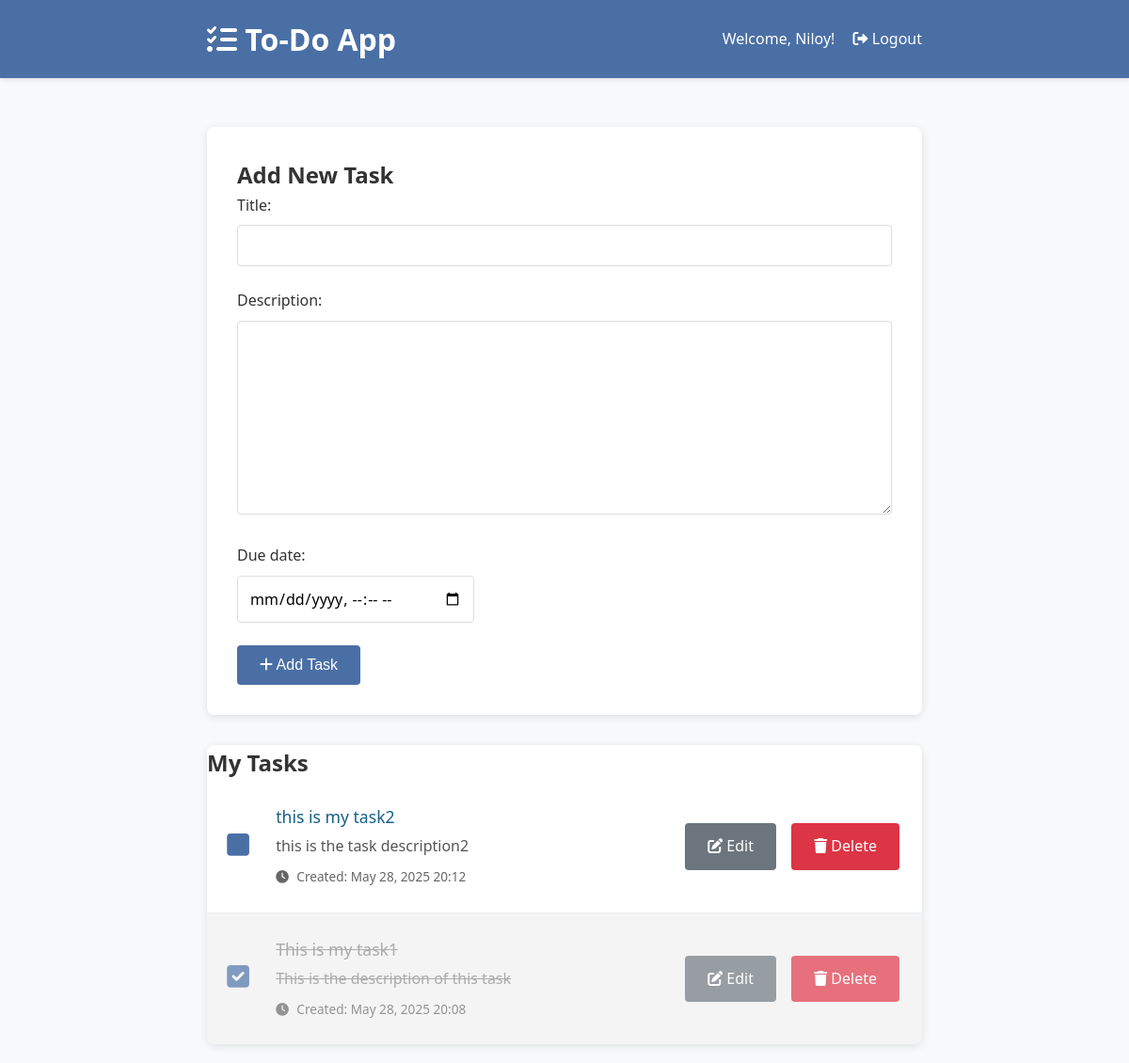
Screenshot of / (signed in) with the database file from the repository.
### todoapp/models.py (models this page shows, shortened)
class Task(models.Model):
    user = models.ForeignKey(User, on_delete=models.CASCADE, null=True, blank=True)
    title = models.CharField(max_length=200)
    description = models.TextField(null=True, blank=True)
    complete = models.BooleanField(default=False)
    created = models.DateTimeField(auto_now_add=True)
    due_date = models.DateTimeField(null=True, blank=True)
    class Meta:
        ordering = ['complete', 'due_date']

### todoapp/views.py (the view, shortened to what this page needs)
# urls.py: path('', views.task_list, name='task_list'),
@login_required
def task_list(request):
    tasks = Task.objects.filter(user=request.user)
    form = TaskForm()
    context = {'tasks': tasks, 'form': form}
    return render(request, 'todoapp/task_list.html', context)

### todoapp/forms.py
class TaskForm(forms.ModelForm):
    due_date = forms.DateTimeField(
        widget=forms.DateTimeInput(attrs={'type': 'datetime-local'}),
        required=False
    )
    class Meta:
        model = Task
        fields = ['title', 'description', 'due_date']

### todoapp/templates/todoapp/task_list.html (shortened to what this page needs)
{% extends 'todoapp/base.html' %}
{% block content %}
<div class="form-container">
    <h2>Add New Task</h2>
    <form method="POST">
        <div class="form-group">
            {{ form.title.label_tag }}
            {{ form.title }}
        </div>
        <div class="form-group">
            {{ form.description.label_tag }}
            {{ form.description }}
        </div>
        <div class="form-group">
            {{ form.due_date.label_tag }}
            {{ form.due_date }}
        </div>
        <button type="submit" class="btn btn-primary">
            <i class="fas fa-plus"></i> Add Task
        </button>
    </form>
</div>
<div class="task-list">
    <h2>My Tasks</h2>
    {% if tasks %}
        {% for task in tasks %}
            <div class="task-item {% if task.complete %}completed{% endif %}">
                <div class="task-content">
                    <form action="{% url 'toggle_task' task.id %}" method="POST" class="task-toggle-form">
                        <button type="submit" class="task-checkbox">
                            <i class="fas {% if task.complete %}fa-check-square{% else %}fa-square{% endif %}"></i>
                        </button>
                    </form>
                    <div class="task-details">
                        <h3 class="task-title">{{ task.title }}</h3>
                        {% if task.description %}
                            <p class="task-description">{{ task.description }}</p>
                        {% endif %}
                        <p class="task-created">
                            <i class="fas fa-clock"></i>
                            Created: {{ task.created|date:"M d, Y H:i" }}
                        </p>
                    </div>
                </div>
                <div class="task-actions">
                    <a href="{% url 'update_task' task.id %}" class="btn btn-secondary">
                        <i class="fas fa-edit"></i> Edit
                    </a>
                    <a href="{% url 'delete_task' task.id %}" class="btn btn-danger">
                        <i class="fas fa-trash"></i> Delete
                    </a>
                </div>
            </div>
        {% endfor %}
    {% else %}
        <div class="empty-state">
            <i class="fas fa-clipboard-list fa-3x"></i>
            <h3>No tasks yet</h3>
            <p>Add your first task using the form above</p>
        </div>
    {% endif %}
</div>
{% endblock %}

### todoapp/templates/todoapp/base.html (shortened to what this page needs)
<!DOCTYPE html>
<html lang="en">
<head>
    {% load static %}
    <link rel="stylesheet" href="{% static 'todoapp/style.css' %}">
    <link rel="stylesheet" href="https://cdnjs.cloudflare.com/ajax/libs/font-awesome/6.0.0/css/all.min.css">
</head>
<body>
    <header>
        <div class="header-content">
            <h1><i class="fas fa-tasks"></i> To-Do App</h1>
            <nav>
                {% if user.is_authenticated %}
                    <span>Welcome, {{ user.username }}!</span>
                    <a href="{% url 'logout' %}"><i class="fas fa-sign-out-alt"></i> Logout</a>
                {% else %}
                    <a href="{% url 'login' %}"><i class="fas fa-sign-in-alt"></i> Login</a>
                    <a href="{% url 'register' %}"><i class="fas fa-user-plus"></i> Register</a>
                {% endif %}
            </nav>
        </div>
    </header>
    <main class="container">
        {% block content %}
        {% endblock %}
    </main>
</body>
</html>

### static/todoapp/style.css (style rules this page uses)
:root { --primary-color: #4a6fa5; --secondary-color: #166088; --accent-color: #4fc3f7; --background-color: #f8f9fa; --text-color: #333; --light-gray: #e9ecef; --white: #ffffff; --danger: #dc3545; --success: #28a745; }
* { box-sizing: border-box; margin: 0; padding: 0; }
.task-actions a { color: #fff !important; }
body { font-family: 'Segoe UI', Tahoma, Geneva, Verdana, sans-serif; line-height: 1.6; color: var(--text-color); background-color: var(--background-color); padding: 0; margin: 0; }
.container { max-width: 800px; margin: 0 auto; padding: 20px; }
header { background-color: var(--primary-color); color: var(--white); padding: 1rem 0; margin-bottom: 2rem; box-shadow: 0 2px 4px rgba(0, 0, 0, 0.1); }
.header-content { display: flex; justify-content: space-between; align-items: center; max-width: 800px; margin: 0 auto; padding: 0 20px; }
header a { color: var(--white); text-decoration: none; margin-left: 15px; font-weight: 500; transition: opacity 0.3s; }
.form-container { background-color: var(--white); padding: 2rem; border-radius: 8px; box-shadow: 0 2px 10px rgba(0, 0, 0, 0.1); margin-bottom: 2rem; }
.form-group { margin-bottom: 1.5rem; }
.form-group label { display: block; margin-bottom: 0.5rem; font-weight: 500; }
.form-group input[type="text"], .form-group input[type="password"], .form-group input[type="email"], .form-group textarea { width: 100%; padding: 0.75rem; border: 1px solid #ddd; border-radius: 4px; font-size: 1rem; transition: border-color 0.3s; }
.form-group textarea { min-height: 100px; resize: vertical; }
.btn { display: inline-block; background-color: var(--primary-color); color: var(--white); padding: 0.75rem 1.5rem; border: none; border-radius: 4px; cursor: pointer; font-size: 1rem; font-weight: 500; transition: background-color 0.3s; text-decoration: none; }
.btn-danger { background-color: var(--danger); }
.btn-secondary { background-color: #6c757d; }
.task-list { background-color: var(--white); border-radius: 8px; box-shadow: 0 2px 10px rgba(0, 0, 0, 0.1); overflow: hidden; }
.task-item { padding: 1.5rem; border-bottom: 1px solid var(--light-gray); display: flex; align-items: center; justify-content: space-between; }
.task-item:last-child { border-bottom: none; }
.task-content { flex-grow: 1; display: flex; align-items: center; }
.task-checkbox { margin-right: 1rem; transform: scale(1.3); }
.task-title { font-size: 1.1rem; font-weight: 500; }
.task-actions a { margin-left: 0.75rem; color: var(--primary-color); text-decoration: none; font-weight: 500; }
.task-item.completed { opacity: 0.7; background-color: #f0f0f0; }
.task-item.completed .task-title, .task-item.completed .task-description { text-decoration: line-through; color: #888; }
.task-details { flex-grow: 1; margin-left: 15px; }
.task-title { font-size: 1.1rem; font-weight: 500; margin-bottom: 5px; color: var(--secondary-color); }
.task-description { color: #555; margin-bottom: 8px; white-space: pre-wrap; }
.task-due-date, .task-created { font-size: 0.85rem; color: #666; margin-bottom: 3px; }
.task-due-date i, .task-created i { margin-right: 5px; }
.task-toggle-form { display: inline; }
.task-checkbox { background: none; border: none; padding: 0; font-size: 1.3rem; color: var(--primary-color); cursor: pointer; transition: transform 0.2s; }
input[type="datetime-local"] { padding: 0.75rem; border: 1px solid #ddd; border-radius: 4px; font-size: 1rem; font-family: inherit; }

### rows the page displays
Task: complete False (drawn), title "this is my task2", description "this is the task description2", created "May 28, 2025 20:12"
Task: complete True (drawn), title "This is my task1", description "This is the description of this task", created "May 28, 2025 20:08"

### other values shown
{{ user.username }} "Niloy"
